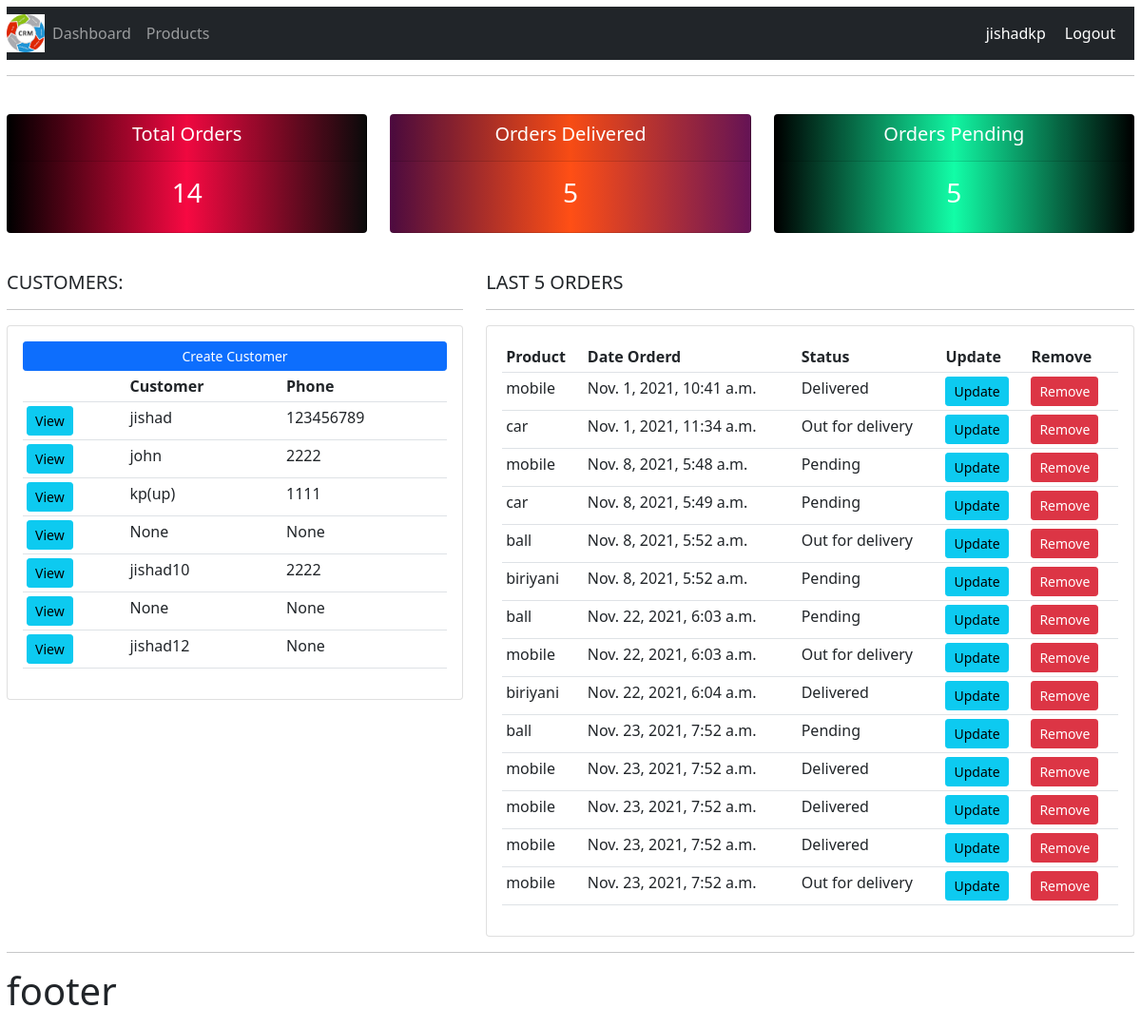
The app's page / (signed in) with its own data.
### accounts/models.py (models this page shows, shortened)
class Customer(models.Model):
    user = models.OneToOneField(User,null=True,blank = True,on_delete=models.CASCADE)
    name = models.CharField(max_length = 100, null=True)
    phone = models.CharField(max_length =14, null=True)
    email = models.EmailField(max_length =100, null=True)
    profile_pic = models.ImageField(default = "profile.png",null = True,blank = True)
    date_created = models.DateTimeField(auto_now_add=True, null=True)

class Order(models.Model):
    STATUS =(
        ('Pending','Pending'),
        ('Out for delivery','Out for delivery'),
        ('Delivered','Delivered'),
    )
    customer = models.ForeignKey(Customer, null=True, on_delete=models.SET_NULL)
    product = models.ForeignKey(Product, null=True, on_delete=models.SET_NULL)
    date_created = models.DateTimeField(auto_now_add = True, null = True)
    status = models.CharField(max_length = 100,choices = STATUS)

class Product(models.Model):
    CATEGORY = (
        ('Indoor','Indoor'),
        ('Outdoor','Outdoor'),
    )
    name = models.CharField(max_length =100, null=True)
    price = models.FloatField(null=True)
    category = models.CharField(max_length =100, null=True,choices=CATEGORY)
    description = models.CharField(max_length =1000, null=True,blank=True)
    date_created = models.DateTimeField(auto_now_add=True, null=True)
    tags = models.ManyToManyField(Tag)
    def __str__(self):
        return self.name or ''

### accounts/decorators.py (the view)
	def wrapper_function(request, *args, **kwargs):
		group = None
		if request.user.groups.exists():
			group = request.user.groups.all()[0].name
		if group == 'customer':
			return redirect('userpage')
		if group == 'admin':
			return view_func(request, *args, **kwargs)

### accounts/views.py (called while the page is built)
@login_required( login_url='login')
@admin_only
def home(request):
    orders = Order.objects.all()
    customers = Customer.objects.all()
    total_customers = customers.count()
    total_orders = orders.count()
    delivered = orders.filter(status='Delivered').count()
    pending = orders.filter(status='Pending').count()
    context = {'orders': orders, 'customers': customers,'total_customers':total_customers,
    'total_orders':total_orders,'delivered':delivered,'pending':pending}
    return render(request, 'accounts/dashboard.html',context)

### accounts/templates/accounts/dashboard.html
{%  extends 'accounts/main.html' %}
{% block content %}
{%  include 'accounts/status.html' %}
<br>
<div class="row">
	<div class="col-md-5">
		<h5>CUSTOMERS:</h5>
		<hr>
		<div class="card card-body">
			<a class="btn btn-primary  btn-sm btn-block" href="">Create Customer</a>
			<table class="table table-sm">
				<tr>
				    <th></th>
					<th>Customer</th>
					<th>Phone</th>
				</tr>
				{% for customer in customers %}
				<tr>
				<td><a class="btn btn-sm btn-info" href="{% url 'customer' customer.id %}">View</a></td>
				<td>{{customer.name}}</td>
				<td>{{customer.phone}}</td>
			    </tr>
				{% endfor %}
			</table>
		</div>
	</div>
	<div class="col-md-7">
		<h5>LAST 5 ORDERS</h5>
		<hr>
		<div class="card card-body">
			<table class="table table-sm">
				<tr>
					<th>Product</th>
					<th>Date Orderd</th>
					<th>Status</th>
					<th>Update</th>
					<th>Remove</th>
				</tr>
				{% for order in orders %}
				<tr>
				<td>{{order.product}}</td>
				<td>{{order.date_created}}</td>
				<td>{{order.status}}</td>
				<td><a class="btn btn-sm btn-info" href="{% url 'update_order' order.id %}">Update</a></td>
				<td><a class="btn btn-sm btn-danger" href="{% url 'deleteorder' order.id %}">Remove</a></td>
			    </tr>
				{% endfor %}
			</table>
		</div>
	</div>
</div>
{% endblock %}

### accounts/templates/accounts/main.html (shortened to what this page needs)
{% load static %}
<!DOCTYPE html>
<html lang="en">
<head>
    <link rel="stylesheet" type="text/css" href="{% static '/css/main.css' %} ">
</head>
<link href="https://cdn.jsdelivr.net/npm/bootstrap@5.1.3/dist/css/bootstrap.min.css" rel="stylesheet">
<body>
    {% include 'accounts/nav.html' %}
    <hr>
    {% block content %}
    {% endblock %}
     <hr>
    <h1>footer</h1>
</body>
</html>

### accounts/templates/accounts/nav.html (shortened to what this page needs)
{% load static %}
<nav class="navbar navbar-expand-lg navbar-dark bg-dark"  >
    <img src="{% static 'images/logo.png' %}" alt="" height="40px" width="40px" padding="40px">
    <div class="collapse navbar-collapse" id="navbarNav">
      <ul class="navbar-nav">
       {% if request.user.is_staff %}
        <li class="nav-item active">
          <a class="nav-link" href="#">Dashboard</a>
        </li>
        <li class="nav-item">
          <a class="nav-link" href="#">Products</a>
        </li>
        {% else %}
        <li class="nav-item">
          <a class="nav-link" href="{% url 'accsettings' %}">Settings</a>
        {% endif %}
      </ul>
    </div>
    <span class="hello">{{request.user}}</span>
    <span class="hello"><a style="" href="{% url 'logout' %}"> Logout</a></span>
  </nav>

### accounts/templates/accounts/status.html
<br>
<div class="row">
	<div class="col">
		<div class="col-md">
			<div class="card text-center text-white  mb-3" id="total-orders">
			  	<div class="card-header">
			  		<h5 class="card-title">Total Orders</h5>
			  	</div>
			  	<div class="card-body">
			    	<h3 class="card-title">{{ total_orders }}</h3>
			  	</div>
			</div>
		</div>
	</div>
	<div class="col">
		<div class="col-md">
			<div class="card text-center text-white  mb-3" id="orders-delivered" >
			  	<div class="card-header">
			  		<h5 class="card-title" >Orders Delivered</h5>
			  	</div>
			  	<div class="card-body">
			    	<h3 class="card-title">{{ delivered }}</h3>
			  	</div>
			</div>
		</div>
	</div>
	<div class="col">
		<div class="col-md">
			<div class="card text-center text-white  mb-3" id="orders-pending">
			  	<div class="card-header">
			  		<h5 class="card-title">Orders Pending</h5>
			  	</div>
			  	<div class="card-body">
			    	<h3 class="card-title">{{ pending }}</h3>
			  	</div>
			</div>
		</div>
	</div>
</div>

### static/css/main.css (style rules this page uses)
body { background-color: #ebeff5; padding: 7px; }
#total-orders { background: rgb(0,0,0); background: linear-gradient(90deg, rgba(0,0,0,1) 0%, rgba(247,9,66,1) 50%, rgba(11,11,11,1) 100%); }
#orders-delivered { background: rgb(77,11,63); background: linear-gradient(90deg, rgba(77,11,63,1) 0%, rgba(255,79,21,1) 50%, rgba(105,20,87,1) 100%); }
#orders-pending { background: rgb(0,0,0); background: linear-gradient(90deg, rgba(0,0,0,1) 0%, rgba(18,253,167,1) 50%, rgba(0,0,0,1) 100%); }

### accounts/templates/accounts/nav.html (style rules this page uses)
.hello { color: white; margin-right: 20px; font-size: 18 px; }
a { text-decoration: none; color: white; }

### records on screen
Customer: name "jishad", phone "123456789"
Customer: name "john", phone "2222"
Customer: name "kp(up)", phone "1111"
Customer: name "None", phone "None"
Customer: name "jishad10", phone "2222"
Customer: name "None", phone "None"
Customer: name "jishad12", phone "None"
Order: product "mobile", date_created "Nov. 1, 2021, 10:41 a.m.", status "Delivered"
Order: product "car", date_created "Nov. 1, 2021, 11:34 a.m.", status "Out for delivery"
Order: product "mobile", date_created "Nov. 8, 2021, 5:48 a.m.", status "Pending"
Order: product "car", date_created "Nov. 8, 2021, 5:49 a.m.", status "Pending"
Order: product "ball", date_created "Nov. 8, 2021, 5:52 a.m.", status "Out for delivery"
Order: product "biriyani", date_created "Nov. 8, 2021, 5:52 a.m.", status "Pending"
Order: product "ball", date_created "Nov. 22, 2021, 6:03 a.m.", status "Pending"
Order: product "mobile", date_created "Nov. 22, 2021, 6:03 a.m.", status "Out for delivery"
Order: product "biriyani", date_created "Nov. 22, 2021, 6:04 a.m.", status "Delivered"
Order: product "ball", date_created "Nov. 23, 2021, 7:52 a.m.", status "Pending"
Order: product "mobile", date_created "Nov. 23, 2021, 7:52 a.m.", status "Delivered"
Order: product "mobile", date_created "Nov. 23, 2021, 7:52 a.m.", status "Delivered"
Order: product "mobile", date_created "Nov. 23, 2021, 7:52 a.m.", status "Delivered"
Order: product "mobile", date_created "Nov. 23, 2021, 7:52 a.m.", status "Out for delivery"

### other values on screen
{{ request.user }} "jishadkp"
{{ total_orders }} "14"
{{ delivered }} "5"
{{ pending }} "5"
